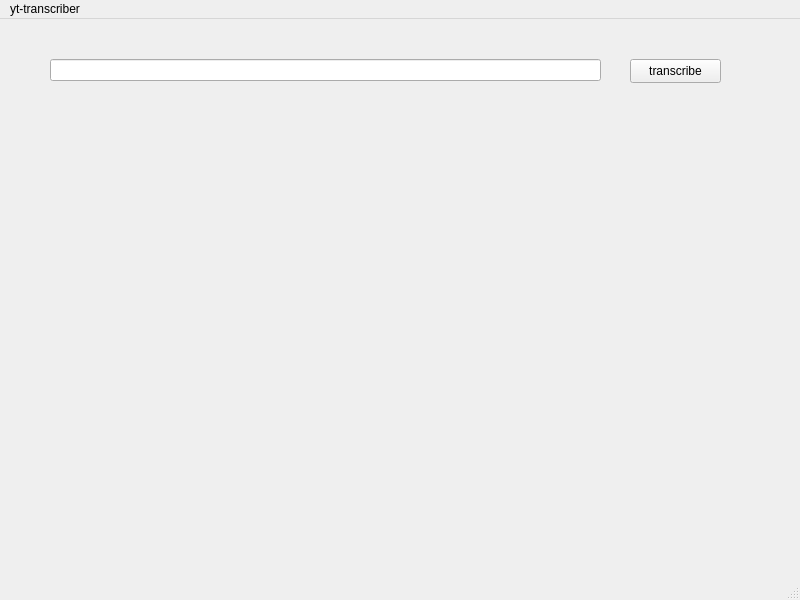
<?xml version="1.0" encoding="UTF-8"?>
<ui version="4.0">
 <class>MainWindow</class>
 <widget class="QMainWindow" name="MainWindow">
  <property name="geometry">
   <rect>
    <x>0</x>
    <y>0</y>
    <width>800</width>
    <height>600</height>
   </rect>
  </property>
  <property name="windowTitle">
   <string>MainWindow</string>
  </property>
  <widget class="QWidget" name="centralwidget">
   <widget class="QPushButton" name="runButton">
    <property name="geometry">
     <rect>
      <x>630</x>
      <y>40</y>
      <width>91</width>
      <height>24</height>
     </rect>
    </property>
    <property name="text">
     <string>transcribe</string>
    </property>
   </widget>
   <widget class="QLineEdit" name="loadurl">
    <property name="geometry">
     <rect>
      <x>50</x>
      <y>40</y>
      <width>551</width>
      <height>22</height>
     </rect>
    </property>
   </widget>
  </widget>
  <widget class="QMenuBar" name="menubar">
   <property name="geometry">
    <rect>
     <x>0</x>
     <y>0</y>
     <width>800</width>
     <height>22</height>
    </rect>
   </property>
   <widget class="QMenu" name="menuyt_transcriber">
    <property name="title">
     <string>yt-transcriber</string>
    </property>
   </widget>
   <addaction name="menuyt_transcriber"/>
  </widget>
  <widget class="QStatusBar" name="statusbar"/>
 </widget>
 <resources/>
 <connections/>
</ui>
